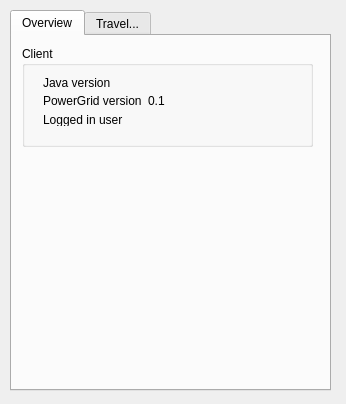
<?xml version="1.0" encoding="UTF-8"?>
<ui version="4.0">
 <class>MainWindow</class>
 <widget class="QMainWindow" name="MainWindow">
  <property name="geometry">
   <rect>
    <x>0</x>
    <y>0</y>
    <width>346</width>
    <height>404</height>
   </rect>
  </property>
  <property name="sizePolicy">
   <sizepolicy hsizetype="Fixed" vsizetype="Fixed">
    <horstretch>0</horstretch>
    <verstretch>0</verstretch>
   </sizepolicy>
  </property>
  <property name="minimumSize">
   <size>
    <width>346</width>
    <height>404</height>
   </size>
  </property>
  <property name="maximumSize">
   <size>
    <width>346</width>
    <height>404</height>
   </size>
  </property>
  <property name="windowTitle">
   <string>PowerGrid control panel</string>
  </property>
  <property name="windowIcon">
   <iconset resource="resources.qrc">
    <normaloff>:/icons/images/icon.png</normaloff>:/icons/images/icon.png</iconset>
  </property>
  <widget class="QWidget" name="centralWidget">
   <widget class="QTabWidget" name="tabWidget">
    <property name="geometry">
     <rect>
      <x>10</x>
      <y>10</y>
      <width>321</width>
      <height>381</height>
     </rect>
    </property>
    <property name="currentIndex">
     <number>0</number>
    </property>
    <widget class="QWidget" name="OverviewTab">
     <attribute name="title">
      <string>Overview</string>
     </attribute>
     <widget class="QGroupBox" name="clientInfo">
      <property name="geometry">
       <rect>
        <x>10</x>
        <y>10</y>
        <width>291</width>
        <height>101</height>
       </rect>
      </property>
      <property name="title">
       <string>Client</string>
      </property>
      <widget class="QWidget" name="formLayoutWidget">
       <property name="geometry">
        <rect>
         <x>10</x>
         <y>20</y>
         <width>271</width>
         <height>71</height>
        </rect>
       </property>
       <layout class="QFormLayout" name="formLayout">
        <property name="fieldGrowthPolicy">
         <enum>QFormLayout::AllNonFixedFieldsGrow</enum>
        </property>
        <item row="0" column="0">
         <widget class="QLabel" name="jvmversionLabel">
          <property name="text">
           <string>Java version</string>
          </property>
         </widget>
        </item>
        <item row="0" column="1">
         <widget class="QLabel" name="jvmversion">
          <property name="toolTip">
           <string>The java version on which Runescape runs</string>
          </property>
          <property name="text">
           <string>&lt;unknown&gt;</string>
          </property>
         </widget>
        </item>
        <item row="2" column="0">
         <widget class="QLabel" name="PGversionLabel">
          <property name="text">
           <string>PowerGrid version</string>
          </property>
         </widget>
        </item>
        <item row="2" column="1">
         <widget class="QLabel" name="PGversion">
          <property name="statusTip">
           <string>The PowerGrid version</string>
          </property>
          <property name="text">
           <string>0.1</string>
          </property>
         </widget>
        </item>
        <item row="4" column="0">
         <widget class="QLabel" name="usernameLabel">
          <property name="text">
           <string>Logged in user</string>
          </property>
         </widget>
        </item>
        <item row="4" column="1">
         <widget class="QLabel" name="username">
          <property name="statusTip">
           <string>The logged in user. &lt;none&gt; means no user is logged in.</string>
          </property>
          <property name="text">
           <string>&lt;none&gt;</string>
          </property>
         </widget>
        </item>
       </layout>
      </widget>
     </widget>
    </widget>
    <widget class="QWidget" name="TravelTab">
     <attribute name="title">
      <string>Travel...</string>
     </attribute>
    </widget>
   </widget>
  </widget>
 </widget>
 <layoutdefault spacing="6" margin="11"/>
 <resources>
  <include location="resources.qrc"/>
 </resources>
 <connections/>
</ui>
